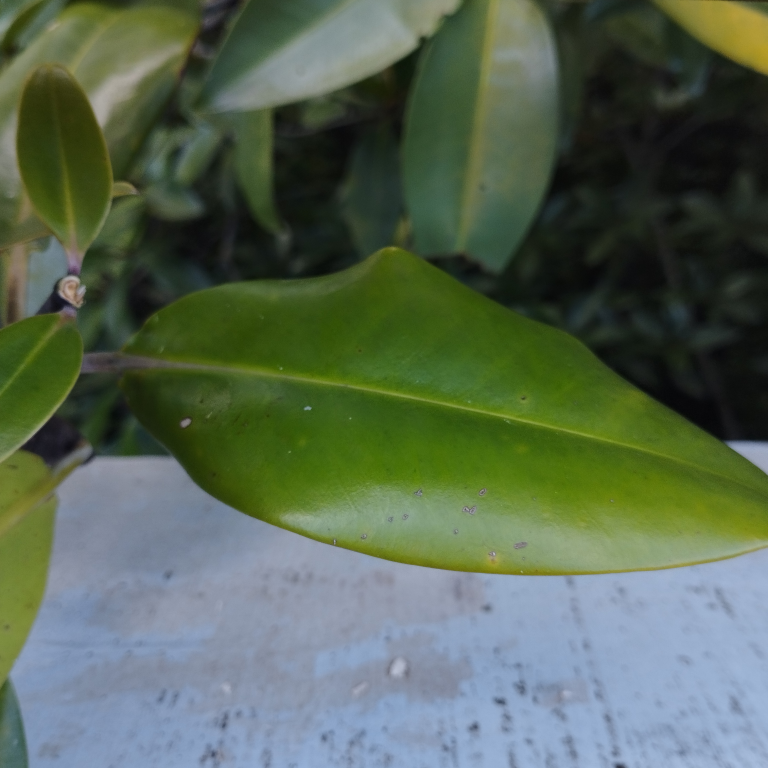
#> input picture Mangrove Datasets/Bruguiera gymnorrhiza/1747460994995.jpg, 3072 x 3072 px (shown at 1/4 size)
$ python -i utils.py   (imports and definitions only)
#> lines starting #> are read from the running program, lines starting #| are printed output that depends on the picture; after the words box and inside, x2 and y2 are one past the last pixel; in counts of white or black regions, pixels touching at a corner belong together
#> further down, picture is the input picture: shape (3072, 3072, 3); mean B, G, R 83.2, 102.5, 87
# utils.py
import cv2
import numpy as np
from skimage.feature import hog
from rembg import remove
from PIL import Image
import io

def get_equalized_image(img_bgr):
    gray = cv2.cvtColor(img_bgr, cv2.COLOR_BGR2GRAY)
    equalized = cv2.equalizeHist(gray)
    return equalized

def show_thresholded_image(img_bgr):
    gray = cv2.cvtColor(img_bgr, cv2.COLOR_BGR2GRAY)
    _, thresh = cv2.threshold(gray, 0, 255, cv2.THRESH_BINARY + cv2.THRESH_OTSU)
    return thresh

def get_contour_image(img_bgr):
    gray = cv2.cvtColor(img_bgr, cv2.COLOR_BGR2GRAY)
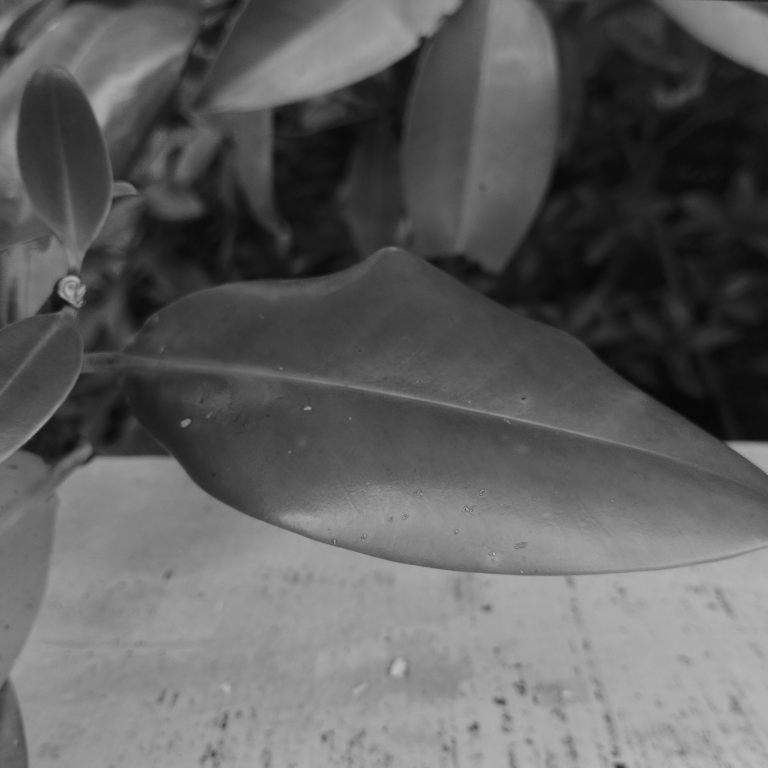
#> gray: shape (3072, 3072) (shown at 1/4 size); min 2, max 198, mean 95.7
    _, thresh = cv2.threshold(gray, 0, 255, cv2.THRESH_BINARY + cv2.THRESH_OTSU)
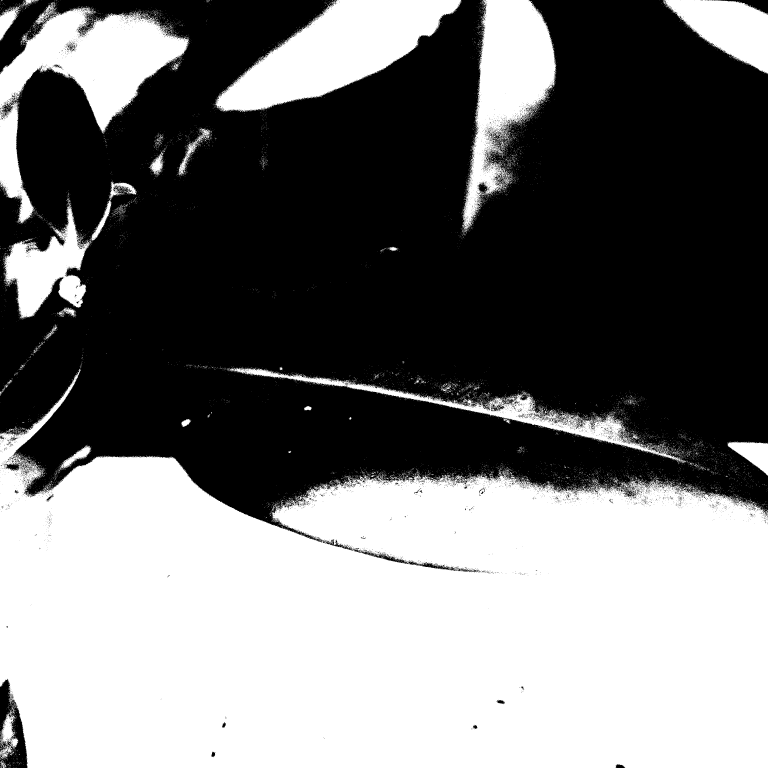
#> thresh: shape (3072, 3072) (shown at 1/4 size); 45.7% white; 14937 white regions (14713 under 20 px)
    contours, _ = cv2.findContours(thresh, cv2.RETR_EXTERNAL, cv2.CHAIN_APPROX_SIMPLE)
#> contours = 14626 contours, 14546 with area under 20; largest, box (x1, y1, x2, y2) and area: (0, 1476, 3072, 3072) 3470154, (862, 0, 1845, 449) 210458, (0, 10, 755, 894) 210044, (1848, 0, 2225, 918) 159581, (12, 811, 361, 1274) 70692
    contour_img = img_bgr.copy()
    cv2.drawContours(contour_img, contours, -1, (0, 255, 0), 2)
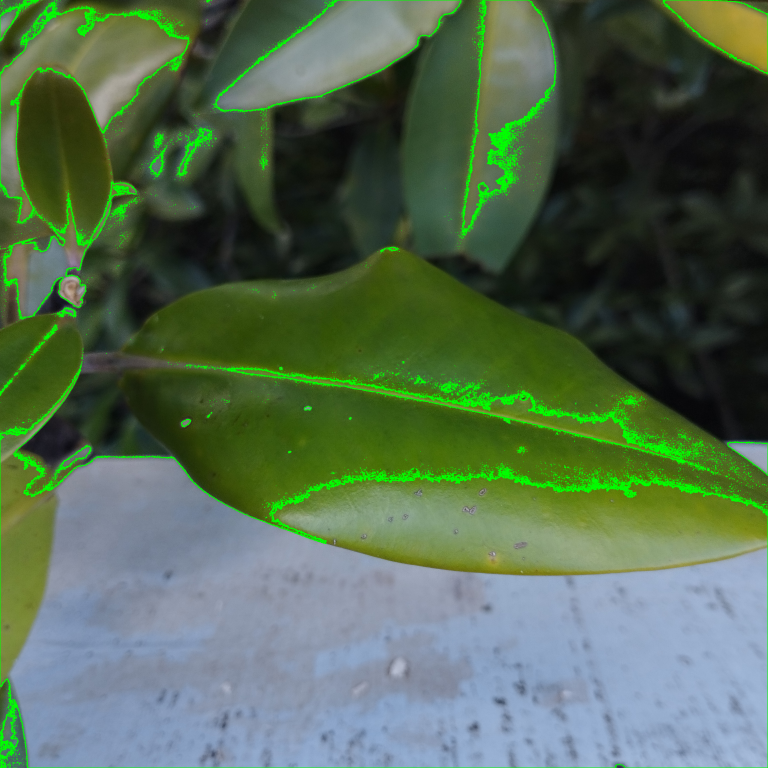
#> contour_img: shape (3072, 3072, 3) (shown at 1/4 size); mean B, G, R 81.3, 107.1, 83.9
    return contour_img

def remove_background(img_bgr):
    """Menghapus background dari citra BGR dan mengembalikan array BGR tanpa latar belakang"""
    img_pil = Image.fromarray(cv2.cvtColor(img_bgr, cv2.COLOR_BGR2RGB))
    img_no_bg = remove(img_pil)
    img_pil_result = Image.open(io.BytesIO(img_no_bg)).convert("RGB")
    img_bgr_result = cv2.cvtColor(np.array(img_pil_result), cv2.COLOR_RGB2BGR)
    return img_bgr_result

def extract_features_from_image(img_bgr):
    # Hapus background
    img_no_bg = remove_background(img_bgr)

    # Konversi ke grayscale
    gray = cv2.cvtColor(img_no_bg, cv2.COLOR_BGR2GRAY)

    # Otsu Thresholding
    _, thresh = cv2.threshold(gray, 0, 255, cv2.THRESH_BINARY + cv2.THRESH_OTSU)

    # Cari kontur
    contours, _ = cv2.findContours(thresh, cv2.RETR_EXTERNAL, cv2.CHAIN_APPROX_SIMPLE)
    if not contours:
        raise ValueError("Tidak ada kontur ditemukan setelah penghapusan background.")

    largest_contour = max(contours, key=cv2.contourArea)
    area = cv2.contourArea(largest_contour)
    perimeter = cv2.arcLength(largest_contour, True)

    # Resize untuk fitur HOG
    resized = cv2.resize(gray, (128, 128))
    hog_features, _ = hog(resized, pixels_per_cell=(8, 8), cells_per_block=(2, 2), block_norm='L2-Hys', visualize=True)

    return np.hstack([area, perimeter, hog_features])

>>> import cv2
>>> picture = cv2.imread('Mangrove Datasets/Bruguiera gymnorrhiza/1747460994995.jpg')
>>> result = get_contour_image(picture)

$ run again, on Mangrove Datasets/Bruguiera gymnorrhiza/1747460995024.jpg
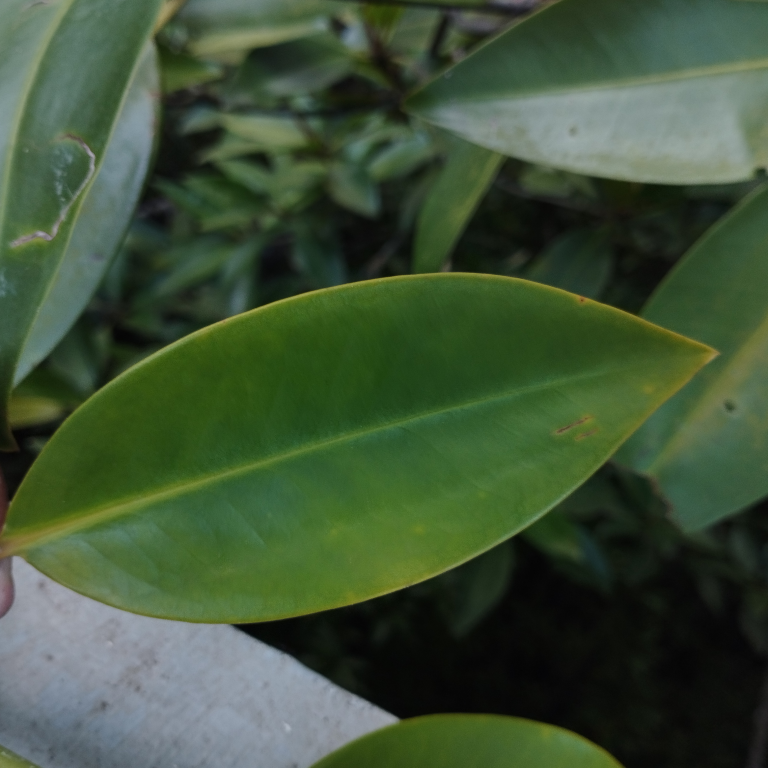
#> input picture Mangrove Datasets/Bruguiera gymnorrhiza/1747460995024.jpg, 3072 x 3072 px (shown at 1/4 size)
#> picture is the input picture: shape (3072, 3072, 3); mean B, G, R 55.8, 82.4, 63
#> in get_contour_image, `_, thresh = cv2.threshold(gray, 0, 255, cv2.THRESH_BINARY + cv2.THRESH..`:
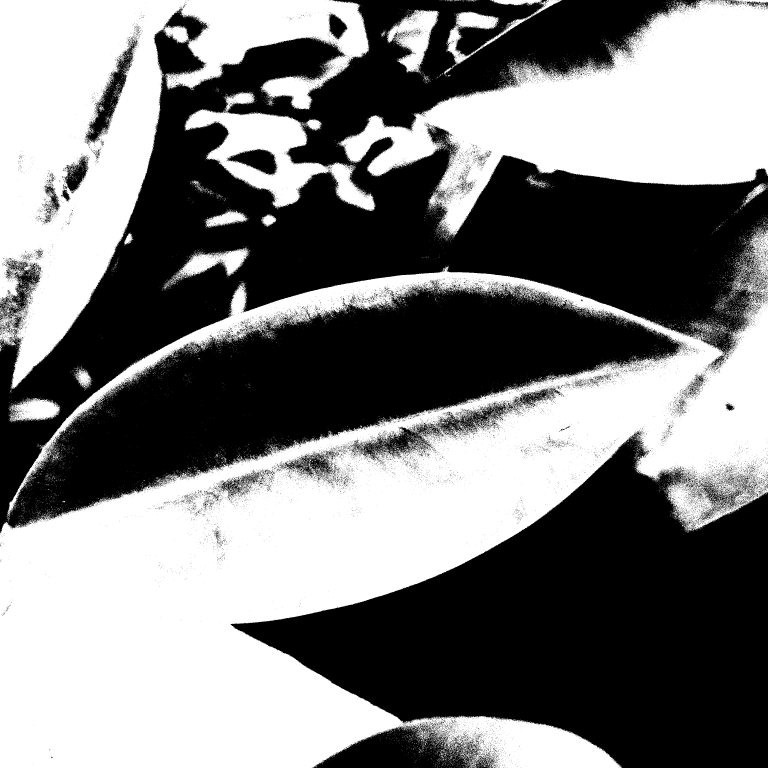
#> thresh: shape (3072, 3072) (shown at 1/4 size); 48.7% white; 21023 white regions (20609 under 20 px)
#> contours = 17923 contours, 17838 with area under 20; largest, box (x1, y1, x2, y2) and area: (0, 914, 3072, 3072) 2837416, (0, 0, 1478, 1555) 908690, (1356, 0, 3072, 947) 746854, (738, 437, 1502, 844) 121174, (1548, 39, 1754, 294) 25814
#> in get_contour_image, `cv2.drawContours(contour_img, contours, -1, (0, 255, 0), 2)`:
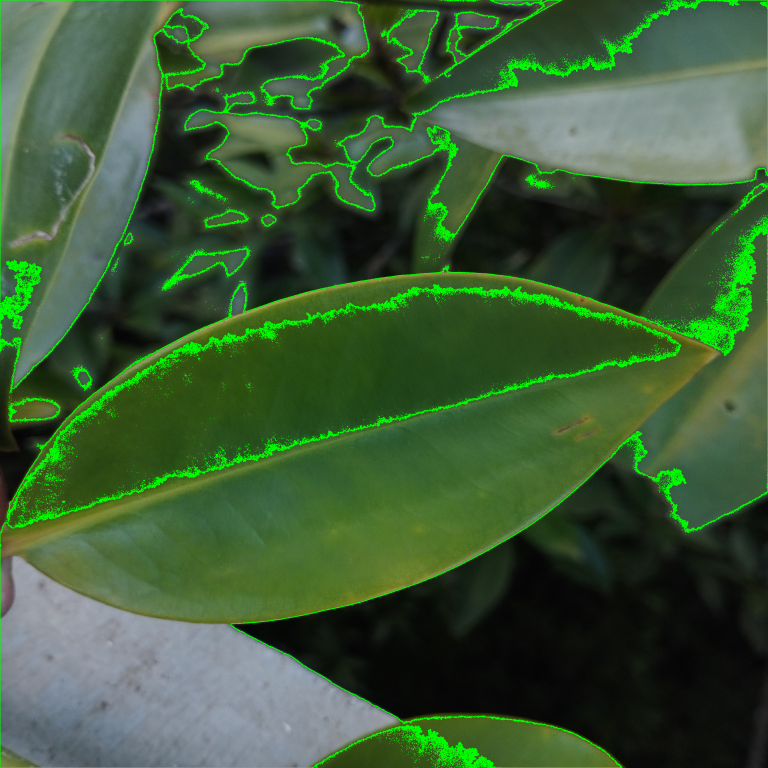
#> contour_img: shape (3072, 3072, 3) (shown at 1/4 size); mean B, G, R 53.6, 90.1, 60.1

$ run again, on Mangrove Datasets/Bruguiera gymnorrhiza/1747460995048.jpg
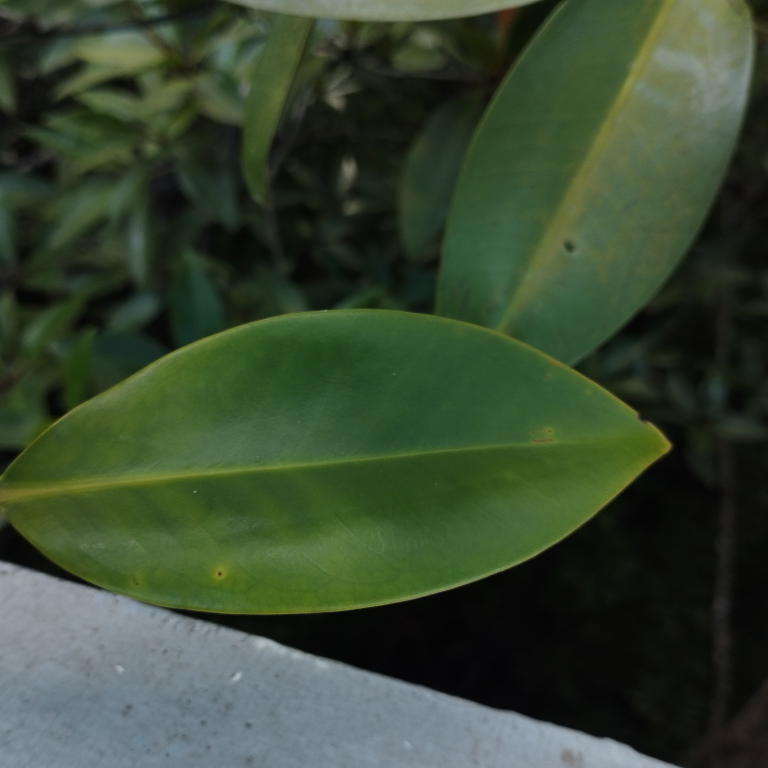
#> input picture Mangrove Datasets/Bruguiera gymnorrhiza/1747460995048.jpg, 3072 x 3072 px (shown at 1/4 size)
#> picture is the input picture: shape (3072, 3072, 3); mean B, G, R 49.8, 71.6, 56.3
#> in get_contour_image, `_, thresh = cv2.threshold(gray, 0, 255, cv2.THRESH_BINARY + cv2.THRESH..`:
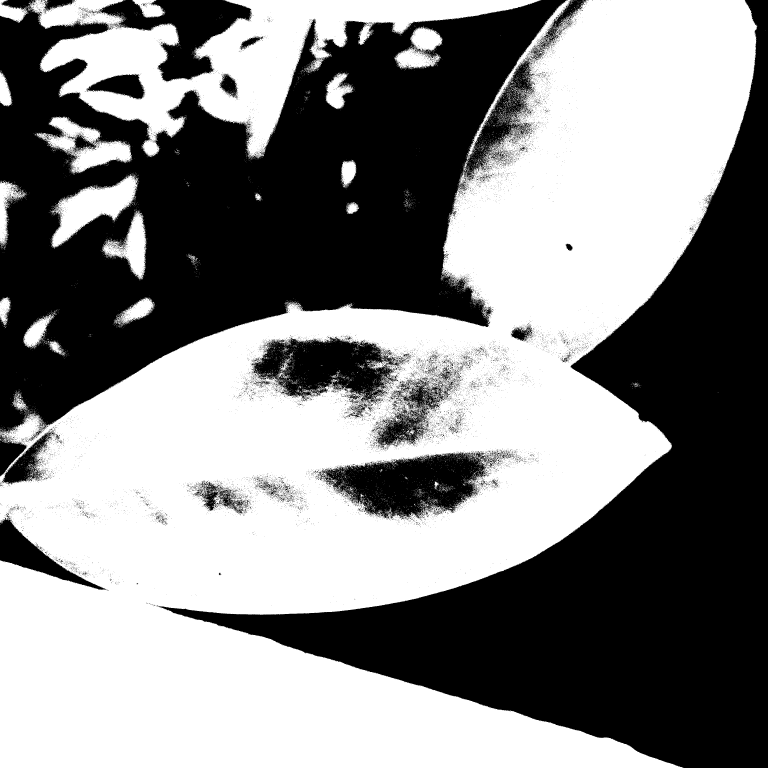
#> thresh: shape (3072, 3072) (shown at 1/4 size); 53.1% white; 23117 black regions (22770 under 20 px)
#> contours = 6419 contours, 6388 with area under 20; largest, box (x1, y1, x2, y2) and area: (0, 0, 3029, 3072) 4697246, (115, 0, 2163, 633) 441880, (205, 696, 553, 991) 41624, (147, 465, 530, 698) 36570, (410, 846, 586, 1118) 19318
#> in get_contour_image, `cv2.drawContours(contour_img, contours, -1, (0, 255, 0), 2)`:
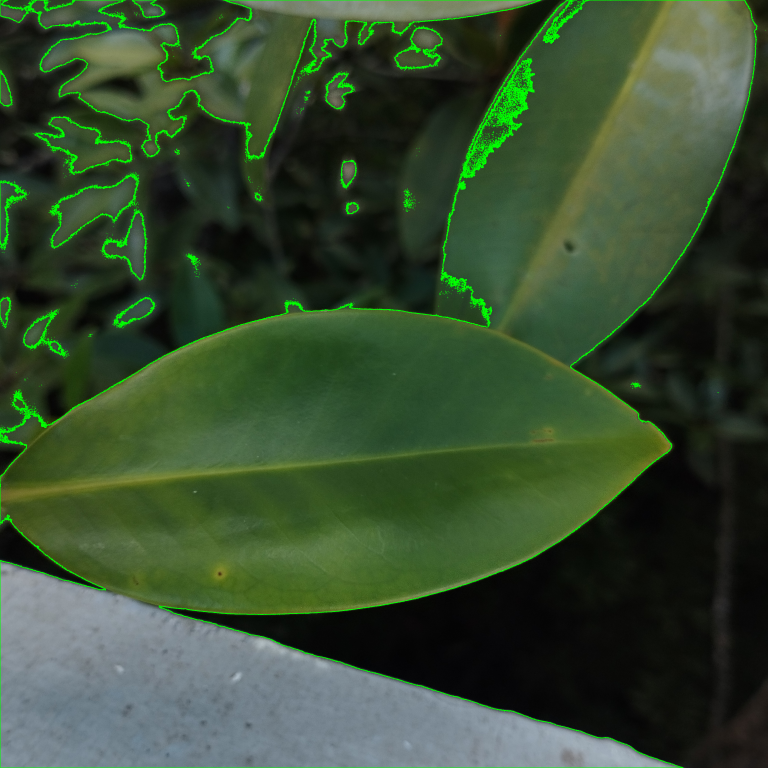
#> contour_img: shape (3072, 3072, 3) (shown at 1/4 size); mean B, G, R 48.6, 75.8, 54.9

$ run again, on Mangrove Datasets/Bruguiera gymnorrhiza/1747460995066.jpg
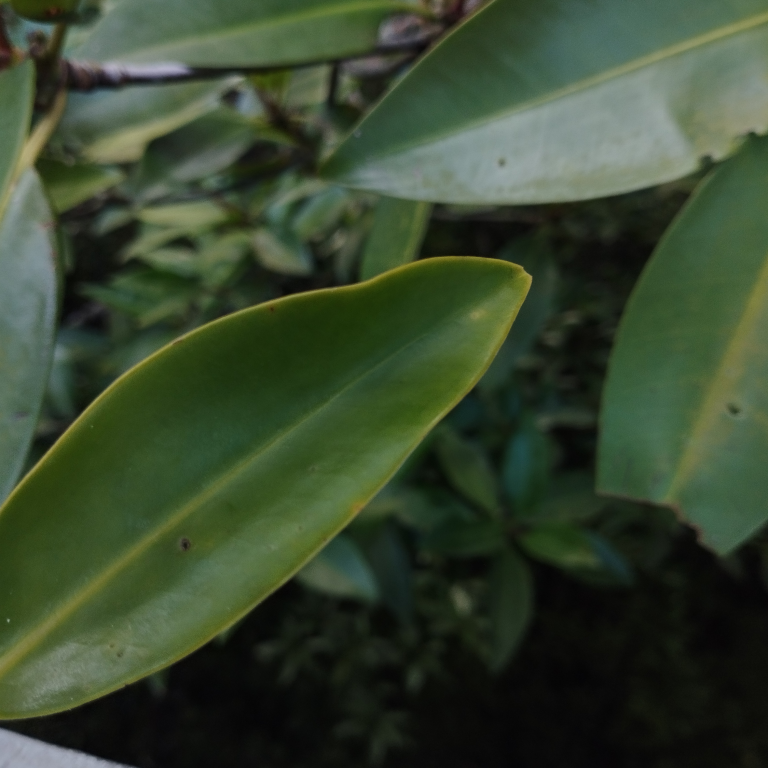
#> input picture Mangrove Datasets/Bruguiera gymnorrhiza/1747460995066.jpg, 3072 x 3072 px (shown at 1/4 size)
#> picture is the input picture: shape (3072, 3072, 3); mean B, G, R 47.6, 70.3, 55.8
#> in get_contour_image, `_, thresh = cv2.threshold(gray, 0, 255, cv2.THRESH_BINARY + cv2.THRESH..`:
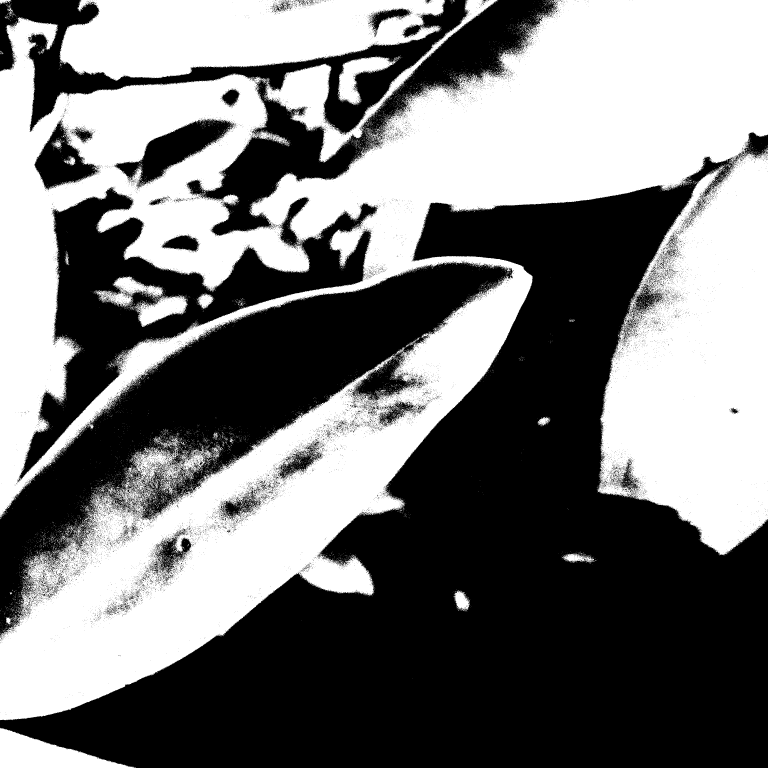
#> thresh: shape (3072, 3072) (shown at 1/4 size); 47% white; 16106 white regions (15817 under 20 px)
#> contours = 11914 contours, 11840 with area under 20; largest, box (x1, y1, x2, y2) and area: (0, 0, 3072, 2881) 4504059, (238, 0, 1782, 323) 356651, (1060, 0, 1991, 651) 67998, (0, 2911, 542, 3072) 41622, (1350, 226, 1586, 421) 17379
#> in get_contour_image, `cv2.drawContours(contour_img, contours, -1, (0, 255, 0), 2)`:
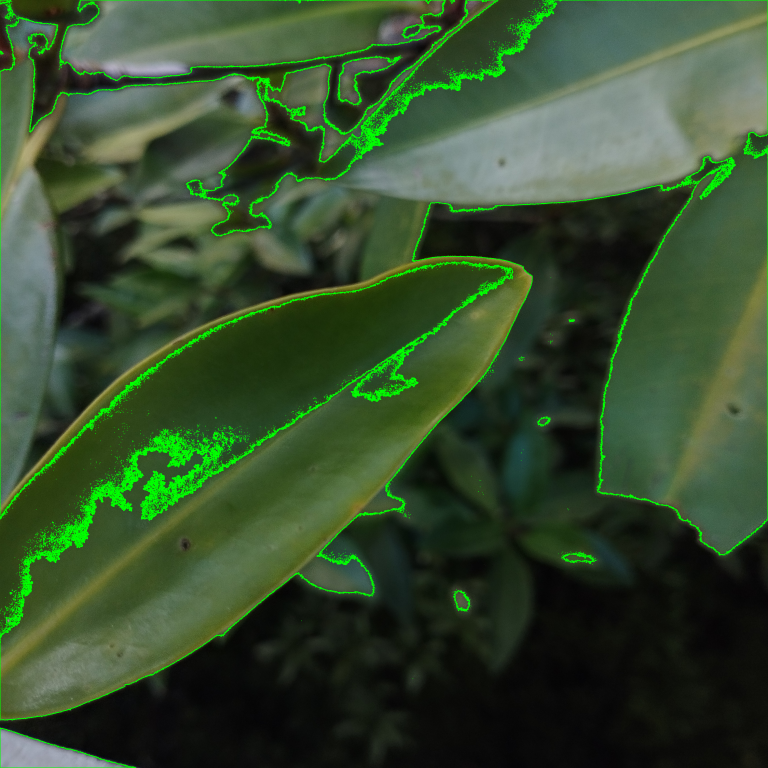
#> contour_img: shape (3072, 3072, 3) (shown at 1/4 size); mean B, G, R 46, 76.6, 53.7
